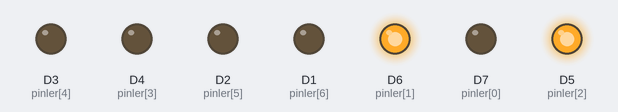
Bench run of a sketch on a simulated ESP8266 (NodeMCU). Shown: output pins drawn as LEDs (lit = HIGH).

Above: at 0.5 s.
At 1.5 s:
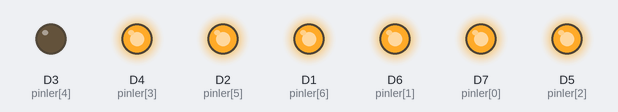
At 2.5 s:
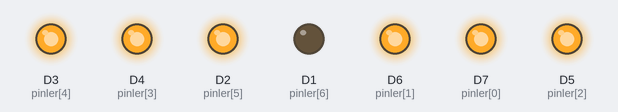
At 3.5 s:
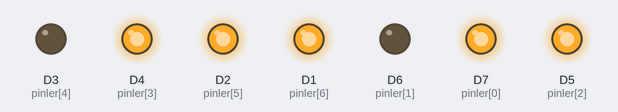
Timing chart, 0 to 4.6 s (numbered marks = the images above):
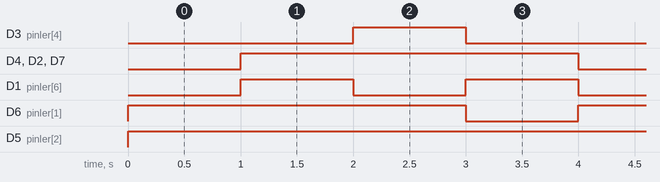

Measured:
- by itself, D3 (pinler[4]): alternates HIGH for 1.0 s and LOW for 3.0 s
- by itself, D4 (pinler[3]), D2 (pinler[5]), D6 (pinler[1]), D7 (pinler[0]): alternates HIGH for 3.0 s and LOW for 1.0 s
- by itself, D1 (pinler[6]): alternates HIGH for 1.0 s and LOW for 1.0 s
- by itself, D5 (pinler[2]): LOW → HIGH at 0.00 s

The sketch:

ShowNumberOnLedScreen.ino
```cpp
byte pinler[7]={D7,D6,D5,D4,D3,D2,D1};
void setup() {
  // put your setup code here, to run once:
    for(byte i=0; i<7;i++)
      pinMode(pinler[i],OUTPUT);  //D1....D7 pinlerini çıkış yaptık yani söndürdük
}

void loop() {
  // put your main code here, to run repeatedly:
    //1'i yaz
    digitalWrite(D7,LOW);
    digitalWrite(D6,HIGH);
    digitalWrite(D5,HIGH);
    digitalWrite(D4,LOW);
    digitalWrite(D3,LOW);
    digitalWrite(D2,LOW);
    digitalWrite(D1,LOW);
    delay(1000);

    //9'i yaz
    digitalWrite(D7,HIGH);
    digitalWrite(D6,HIGH);
    digitalWrite(D5,HIGH);
    digitalWrite(D4,HIGH);
    digitalWrite(D3,LOW);
    digitalWrite(D2,HIGH);
    digitalWrite(D1,HIGH);
    delay(1000);

    //0'i yaz
    digitalWrite(D7,HIGH);
    digitalWrite(D6,HIGH);
    digitalWrite(D5,HIGH);
    digitalWrite(D4,HIGH);
    digitalWrite(D3,HIGH);
    digitalWrite(D2,HIGH);
    digitalWrite(D1,LOW);
    delay(1000);

    //5'i yaz
    digitalWrite(D7,HIGH);
    digitalWrite(D6,LOW);
    digitalWrite(D5,HIGH);
    digitalWrite(D4,HIGH);
    digitalWrite(D3,LOW);
    digitalWrite(D2,HIGH);
    digitalWrite(D1,HIGH);
    delay(1000);

}
```
